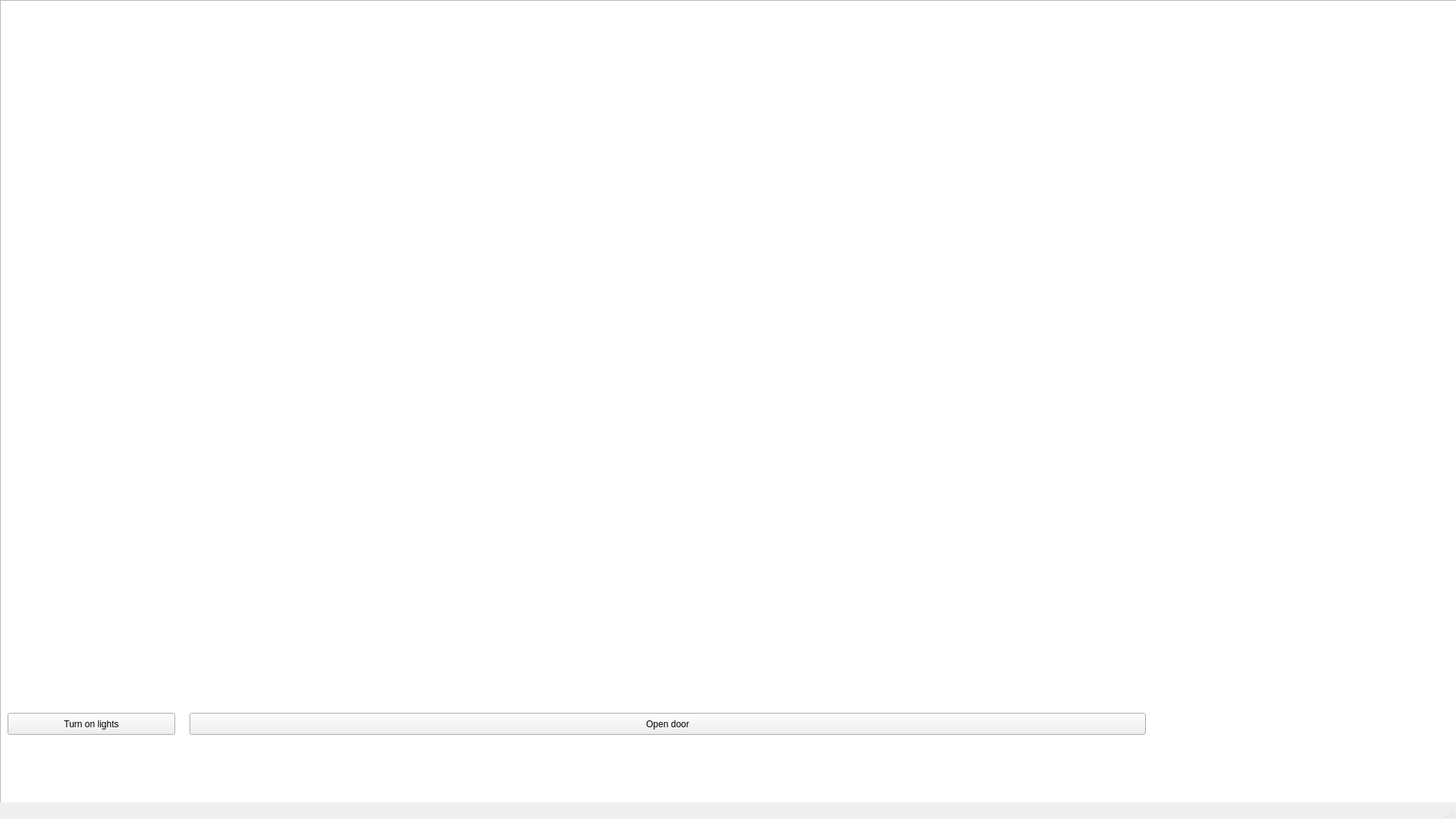
<?xml version="1.0" encoding="UTF-8"?>
<ui version="4.0">
 <class>MainWindow</class>
 <widget class="QMainWindow" name="MainWindow">
  <property name="geometry">
   <rect>
    <x>0</x>
    <y>0</y>
    <width>1920</width>
    <height>1080</height>
   </rect>
  </property>
  <property name="windowTitle">
   <string>MainWindow</string>
  </property>
  <widget class="QWidget" name="centralwidget">
   <widget class="QGraphicsView" name="graphicsView">
    <property name="geometry">
     <rect>
      <x>0</x>
      <y>0</y>
      <width>1921</width>
      <height>1081</height>
     </rect>
    </property>
    <property name="sceneRect">
     <rectf>
      <x>0.000000000000000</x>
      <y>0.000000000000000</y>
      <width>0.000000000000000</width>
      <height>0.000000000000000</height>
     </rectf>
    </property>
   </widget>
   <widget class="QPushButton" name="pushButton">
    <property name="geometry">
     <rect>
      <x>250</x>
      <y>940</y>
      <width>1261</width>
      <height>29</height>
     </rect>
    </property>
    <property name="text">
     <string>Open door</string>
    </property>
   </widget>
   <widget class="QPushButton" name="pushButton_2">
    <property name="geometry">
     <rect>
      <x>10</x>
      <y>940</y>
      <width>221</width>
      <height>29</height>
     </rect>
    </property>
    <property name="text">
     <string>Turn on lights</string>
    </property>
   </widget>
  </widget>
  <widget class="QMenuBar" name="menubar">
   <property name="geometry">
    <rect>
     <x>0</x>
     <y>0</y>
     <width>1920</width>
     <height>25</height>
    </rect>
   </property>
  </widget>
  <widget class="QStatusBar" name="statusbar"/>
 </widget>
 <resources/>
 <connections/>
</ui>
